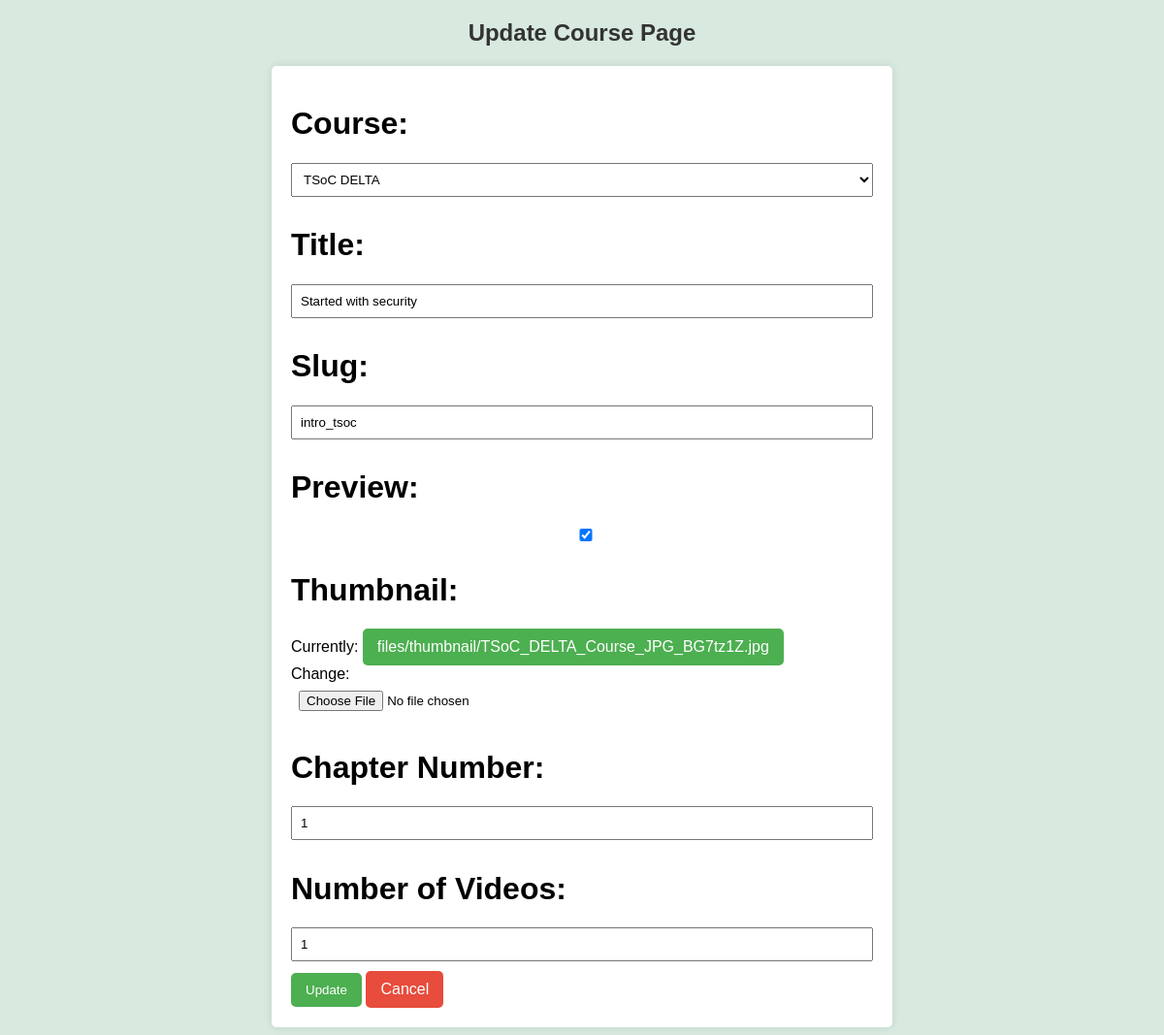
Screenshot of /updatechapterpage/1/ with the database file from the repository.
### tango/models.py (models this page shows, shortened)
class Chapter(models.Model):
    course = models.ForeignKey(Course,null=True,on_delete=models.CASCADE)
    title =  models.CharField(max_length=100,null=True)
    thumbnail = models.ImageField(upload_to='files/thumbnail/',null=True)
    is_preview = models.BooleanField(default=False)
    slug = models.CharField(max_length=40,null=True,unique=True)
    serial_number = models.IntegerField(null=True)
    complete_chapter = models.BooleanField(default=False)
    number_of_videos = models.IntegerField(null=True)

### tango/views.py (the view)
# urls.py: path('updatechapterpage/<int:pk>/',views.UpdateChapterPage,name='updatechapterpage'),
def UpdateChapterPage(request,pk):
    chapter = Chapter.objects.get(id=pk)
    form = ChapterForm(instance=chapter)
    if request.method == 'POST':
        form = ChapterForm(request.POST, request.FILES, instance=chapter)
        if form.is_valid():
            form.save()
            return redirect('chapterpage')
    context = {'form':form}
    return render(request,'tango/admin/updatechapter.html',context)

### tango/forms.py
class ChapterForm(forms.ModelForm):
    class Meta:
        model = Chapter
        fields = '__all__'
        widgets = {
            'course': forms.Select(attrs={'class': 'form-control'}),
        }
    def __init__(self, *args, **kwargs):
        super(ChapterForm, self).__init__(*args, **kwargs)
        self.fields['course'].queryset = Course.objects.all()

### tango/models.py (called while the page is built)
    def __str__(self):
        return self.name

### tango/templates/tango/admin/updatechapter.html (shortened to what this page needs)
<!DOCTYPE html>
<html lang="en">
<head>
</head>
<body>
    <h2>Update Course Page</h2>
    <form method="post" enctype="multipart/form-data">
        <label for="{{ form.course.id_for_label }}"><h1>Course:</h1></label>
            {{ form.course }}
        <label for="title"><h1>Title:</h1></label>
        {{ form.title }}
        <label for="slug"><h1>Slug:</h1></label>
        {{ form.slug }}
        <label for="is_preview"><h1>Preview:</h1></label>
        {{ form.is_preview }}
        <label for="thumbnail"><h1>Thumbnail:</h1></label>
        {{ form.thumbnail }}
        <label for="serial_number"><h1>Chapter Number:</h1></label>
        {{ form.serial_number }}
        <label for="number_of_videos"><h1>Number of Videos:</h1></label>
        {{ form.number_of_videos }}
        <button type="submit">Update</button>
        <a href="{% url 'chapterpage' %}" class="cancel-button">Cancel</a>
    </form>
</body>
</html>

### tango/templates/tango/admin/updatechapter.html (style rules this page uses)
body { font-family: Arial, sans-serif; background-color: #d8e9df; margin: 20px; }
form { max-width: 600px; margin: 0 auto; background: #fff; padding: 20px; border-radius: 5px; box-shadow: 0 0 10px rgba(0, 0, 0, 0.1); }
h2 { text-align: center; color: #333; }
label { display: block; margin-bottom: 8px; }
input, select { width: 100%; padding: 8px; margin-bottom: 10px; box-sizing: border-box; }
button, a { display: inline-block; background-color: #4caf50; color: #fff; padding: 10px 15px; border: none; border-radius: 5px; cursor: pointer; text-decoration: none; }
.cancel-button { background-color: #e74c3c; margin-right: 10px; }

### rows the page displays
Chapter: course "TSoC DELTA", title "Started with security", slug "intro_tsoc", is_preview "☑", serial_number "1", number_of_videos "1"
